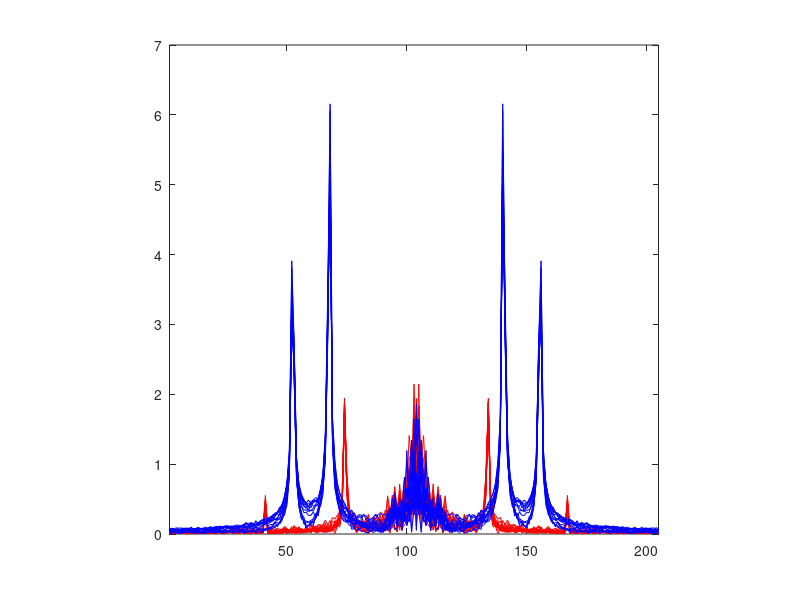

Write the MATLAB code that produced this figure.
% Divide phone dial sounds into several samples
%
% Samuli Siltanen Feb 2021

%% Put data snippets into matrices

% Load precomputed data
load data/twosounds s3 s7 
len = length(s3);

% Initialize sample matrices
N = 2^11;
K = floor(len/N);
s3mat = zeros(N,K);
s7mat = zeros(N,K);

% Chop the original signals into K snippets, each stored as one column in
% the corresponding matrix
for iii = 1:K
    s3mat(:,iii) = s3((iii-1)*N+[1:N]);
    s7mat(:,iii) = s7((iii-1)*N+[1:N]);
end


%% Calculate FFTs

% Fast Fourier transform applied to columns
Fs3mat = fftshift(fft(s3mat),1);
Fs7mat = fftshift(fft(s7mat),1);

% Crop the FFTs
ind1 = round(.45*size(Fs3mat,1));
ind2 = round(.55*size(Fs3mat,1));
Fs3mat = Fs3mat(ind1:ind2,:);
Fs7mat = Fs7mat(ind1:ind2,:);

% Plot
figure(30)
clf
plot(abs(Fs3mat),'r')
hold on
plot(abs(Fs7mat),'b')
axis square
xlim([1 size(Fs3mat,1)])


%% Train Support Vector Machine (SVM) with *sound* data (bad idea)

% Use 2*Ntrain samples of the data to train an SVM
Ntrain1 = 12;
X = [(s3mat(:,1:Ntrain1)).';(s7mat(:,1:Ntrain1)).'];
Y = [3*ones(Ntrain1,1);7*ones(Ntrain1,1)];
svm1 = fitcsvm(X,Y);

% See how the svm performs with the remaining samples
predict(svm1,(s3mat(:,(Ntrain1+1):end)).') 
predict(svm1,(s7mat(:,(Ntrain1+1):end)).') 


%% Train Support Vector Machine (SVM) with *FFT* data (good idea)

% Use 2*Ntrain samples of the data to train an SVM
Ntrain = 5;
X = [abs(Fs3mat(:,1:Ntrain)).';abs(Fs7mat(:,1:Ntrain)).'];
Y = [3*ones(Ntrain,1);7*ones(Ntrain,1)];
svm = fitcsvm(X,Y);

% See how the svm performs with the remaining samples
predict(svm,abs(Fs3mat(:,(Ntrain+1):end)).') 
predict(svm,abs(Fs7mat(:,(Ntrain+1):end)).') 



